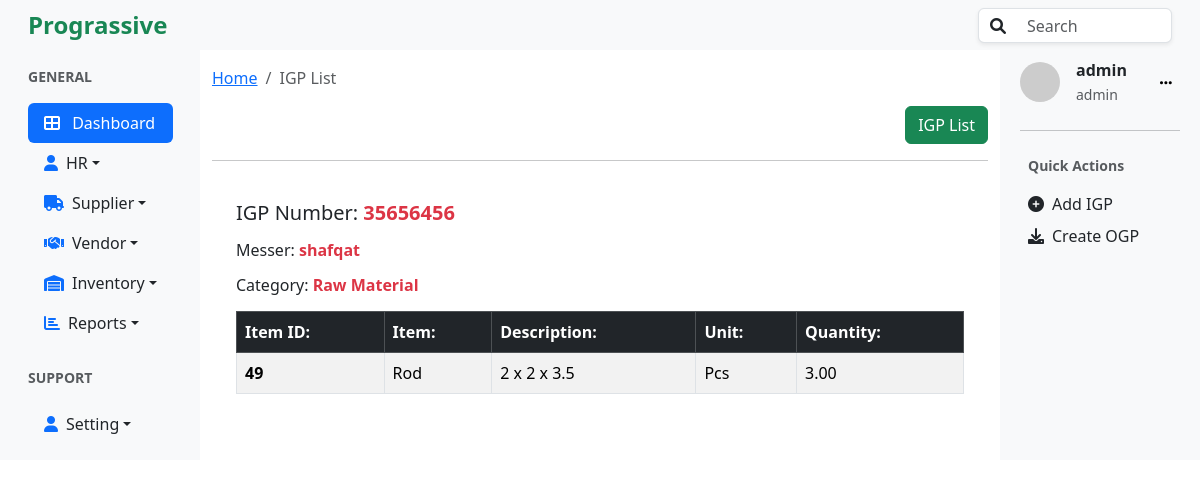
/igp/igp-items/35656456/ (signed in), run on the app's committed database.
### igp/models.py (models this page shows, shortened)
class IGP(models.Model):
    igp_number = models.CharField(max_length=20, unique=True)
    messer = models.ForeignKey(Supplier,on_delete=models.CASCADE)
    date = models.DateField(default=timezone.now)
    vehicle_number = models.CharField(max_length=20, blank=True, null=True)
    vehicle_type = models.CharField(max_length=50, blank=True, null=True)
    driver_name = models.CharField(max_length=50, blank=True, null=True)
    driver_contact = models.CharField(max_length=15, blank=True, null=True)
    category=models.ForeignKey(Category, on_delete=models.CASCADE)
    address=models.CharField(max_length=100, null=False, blank=False)

class IGPItem(models.Model):
    igp = models.ForeignKey(IGP, on_delete=models.CASCADE, related_name="items")
    item=models.ForeignKey(Item, on_delete=models.CASCADE)
    description=models.TextField(blank=False, null=False)
    unit=models.ForeignKey(Unit, on_delete=models.CASCADE)
    quantity=models.DecimalField(max_digits=10, decimal_places=2)

### suppliers/models.py (models this page shows, shortened)
class Supplier(models.Model):
    name=models.CharField(max_length=20, blank=False, unique=True)
    phone=models.CharField(max_length=15)
    address =models.CharField(max_length=100, blank=True, null=True)

### categories/models.py (models this page shows)
class Category(models.Model):
    name=models.CharField(max_length=30, null=False, blank=False, unique=True)
    description = models.TextField(null=True, blank=True)
    def __str__(self):
        return self.name

### items/models.py (models this page shows)
class Item(models.Model):
    name=models.CharField(max_length=50, unique=True)
    description=models.TextField(blank=True, null=True)
    def __str__(self):
        return self.name

### units/models.py (models this page shows)
class Unit(models.Model):
    name=models.CharField(max_length=50, null=False, blank=False, unique=True)
    description=models.TextField(null=True, blank=True)
    def __str__(self):
        return self.name

### accounts/models.py (models this page shows, shortened)
class User(AbstractUser):
    role = models.ForeignKey(Role, on_delete=models.SET_NULL, null=True, blank=True)

class Role(models.Model):
    ADMIN = 'admin'
    HR = 'hr'
    STAFF = 'staff'
    ROLE_CHOICES = [
        (ADMIN, 'Admin'),
        (HR, 'HR'),
        (STAFF, 'Staff'),
    ]
    name = models.CharField(max_length=50, choices=ROLE_CHOICES, default=STAFF)
    description = models.TextField(blank=True)
    def __str__(self):
        return self.name

### igp/views.py (the view)
# urls.py: path('igp-items/<str:igp_number>/', views.igp_item_list, name='igp_item_list'),
@login_required
@role_required('staff', 'hr', 'admin')
def igp_item_list(request, igp_number):
    try:
        selected_igp = IGP.objects.get(igp_number=igp_number)
    except IGP.DoesNotExist:
        raise Http404("IGP not found")
    igp_items = IGPItem.objects.filter(igp__igp_number=selected_igp.igp_number)
    context = {
        'igp_number': selected_igp.igp_number,
        'messer_name': selected_igp.messer.name,
        'category': selected_igp.category,
        'igp_items': igp_items,  # List of items for the selected IGP
    }
    return render(request, 'items_list.html', context)

### igp/templates/items_list.html
{% extends 'base.html' %}
{% block content %}
<nav aria-label="breadcrumb" class="my-3">
  <ol class="breadcrumb">
    <li class="breadcrumb-item"><a href="#">Home</a></li>
    <li class="breadcrumb-item active" aria-current="page">IGP List</li>
  </ol>
</nav>
<div class="d-flex justify-content-end align-items-center mb-3">
  <a href="{% url 'igp_list' %}" class="btn btn-success">IGP List</a>
</div>
<hr />
<div class="table-responsive p-4">
    <h5 class="mb-3">IGP Number:<strong class="text-danger  mb-3"> {{ igp_number }}</strong></h5>
    <h6 class="mb-3">Messer: <strong class="text-danger mb-3">{{ messer_name }}</strong></h6>
    <h6 class="mb-3">Category: <strong class="text-danger mb-3">{{ category }}</strong></h6>
    <table class="table table-bordered table-striped table-hover">
        <thead class="table-dark">
            <tr>
                <th scope="col">Item ID:</th>
                <th scope="col">Item:</th>
                <th scope="col">Description:</th>
                <th scope="col">Unit:</th>
                <th scope="col">Quantity:</th>
            </tr>
        </thead>
        <tbody>
            {% for igpitem in igp_items %}
            <tr>
                <th>{{ igpitem.id }}</th>
                <td>{{ igpitem.item }}</td>
                <td>{{ igpitem.description }}</td>
                <td>{{ igpitem.unit }}</td>
                <td>{{ igpitem.quantity }}</td>
            </tr>
            {% endfor %}
        </tbody>
    </table>
</div>
{% endblock %}

### templates/right_sidebar.html (shortened to what this page needs)
<div class=" bg-light p-2">
  <div class="d-flex align-items-center mb-4 ml-2">
    <img
      src="https://ui-avatars.com/api/?name={{user.username}}"
      alt="User Avatar"
      class="rounded-circle me-3"
      width="40"
    />
    <div>
      <p class="mb-0 fw-bold">{{user.username}}</p>
      <small class="text-muted">{{user.role}}</small>
    </div>
    <button class="btn btn-light btn-sm ms-auto" style="box-shadow: none; border:1px;">
      <i class="fa fa-ellipsis-h"></i>
    </button>
  </div>
  <hr />
  <div class="mb-4 p-2">
    <p class="text-muted small fw-bold">Quick Actions</p>
    <ul class="list-unstyled">
      <li class="mb-2">
        <a href="{% url 'create_igp'%}" class="d-flex align-items-center text-dark text-decoration-none">
          <i class="fa fa-plus-circle me-2"></i> Add IGP
        </a>
      </li>
      <li>
        <a href="#" class="d-flex align-items-center text-dark text-decoration-none">
          <i class="fa fa-download me-2"></i> Create OGP
        </a>
      </li>
    </ul>
  </div>
</div>

### data on the page
IGP: igp_number "35656456"
Supplier: name "shafqat"
Category: name "Raw Material"
IGPItem: id "49", item "Rod", description "2 x 2 x 3.5", unit "Pcs", quantity "3.00"
User: username "admin", role "admin"
